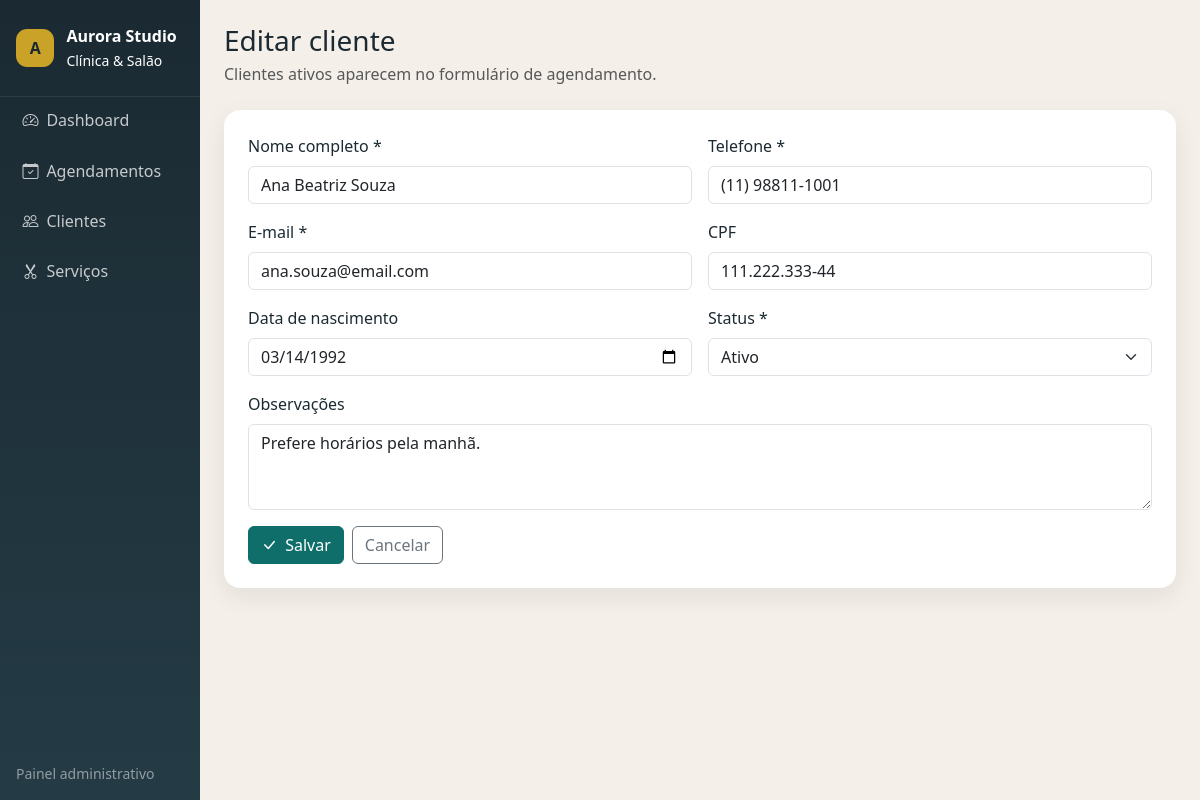
The app's page /cliente-form.php?id=1 with its own data.
### tables this page shows
CREATE TABLE clientes (
    id               INT UNSIGNED AUTO_INCREMENT PRIMARY KEY,
    nome             VARCHAR(120) NOT NULL,
    telefone         VARCHAR(20)  NOT NULL,
    email            VARCHAR(120) NOT NULL,
    cpf              VARCHAR(14)  NULL,
    data_nascimento  DATE         NULL,
    status           ENUM('ativo', 'inativo') NOT NULL DEFAULT 'ativo',
    observacoes      TEXT         NULL,
    criado_em        TIMESTAMP    NOT NULL DEFAULT CURRENT_TIMESTAMP,
    UNIQUE KEY uk_clientes_email (email),
    UNIQUE KEY uk_clientes_cpf (cpf)
);

### includes/helpers.php (called while the page is built, shortened)
<?php
function e(?string $value): string
{
    return htmlspecialchars((string) $value, ENT_QUOTES, 'UTF-8');
}

### cliente-form.php (the view, shortened to what this page needs)
<?php
require_once __DIR__ . '/includes/conexao.php';
$id = filter_input(INPUT_GET, 'id', FILTER_VALIDATE_INT) ?: 0;
$registro = [
    'nome' => '',
    'telefone' => '',
    'email' => '',
    'cpf' => '',
    'data_nascimento' => '',
    'status' => 'ativo',
    'observacoes' => '',
];
if ($id > 0) {
    $stmt = $pdo->prepare('SELECT * FROM clientes WHERE id = :id');
    $stmt->execute([':id' => $id]);
    $encontrado = $stmt->fetch();
    $registro = $encontrado;
}
$tituloPagina = $id > 0 ? 'Editar cliente' : 'Novo cliente';
require_once __DIR__ . '/includes/header.php';
?>
<div class="mb-4">
    <h1 class="h3 mb-1"><?= e($tituloPagina) ?></h1>
    <p class="text-muted mb-0">Clientes ativos aparecem no formulário de agendamento.</p>
</div>
<div class="panel p-3 p-md-4">
    <form class="row g-3 needs-validation" method="post" novalidate>
        <div class="col-md-6">
            <label class="form-label" for="nome">Nome completo *</label>
            <input class="form-control" id="nome" name="nome" value="<?= e((string) $registro['nome']) ?>" required>
        </div>
        <div class="col-md-6">
            <label class="form-label" for="telefone">Telefone *</label>
            <input class="form-control" id="telefone" name="telefone" value="<?= e((string) $registro['telefone']) ?>" required>
        </div>
        <div class="col-md-6">
            <label class="form-label" for="email">E-mail *</label>
            <input class="form-control" type="email" id="email" name="email" value="<?= e((string) $registro['email']) ?>" required>
        </div>
        <div class="col-md-6">
            <label class="form-label" for="cpf">CPF</label>
            <input class="form-control" id="cpf" name="cpf" value="<?= e((string) $registro['cpf']) ?>">
        </div>
        <div class="col-md-6">
            <label class="form-label" for="data_nascimento">Data de nascimento</label>
            <input class="form-control" type="date" id="data_nascimento" name="data_nascimento" value="<?= e((string) $registro['data_nascimento']) ?>">
        </div>
        <div class="col-md-6">
            <label class="form-label" for="status">Status *</label>
            <select class="form-select" id="status" name="status" required>
                <option value="ativo" <?= $registro['status'] === 'ativo' ? 'selected' : '' ?>>Ativo</option>
            </select>
        </div>
        <div class="col-12">
            <label class="form-label" for="observacoes">Observações</label>
            <textarea class="form-control" id="observacoes" name="observacoes" rows="3"><?= e((string) $registro['observacoes']) ?></textarea>
        </div>
        <div class="col-12 d-flex gap-2">
            <button class="btn btn-aurora" type="submit"><i class="bi bi-check-lg me-1"></i> Salvar</button>
            <a class="btn btn-outline-secondary" href="clientes.php">Cancelar</a>
        </div>
    </form>
</div>
<?php require_once __DIR__ . '/includes/footer.php'; ?>

### assets/css/app.css (style rules this page uses)
:root { --aurora-ink: #1b2a32; --aurora-teal: #0f6e6a; --aurora-teal-dark: #0b524f; --aurora-sand: #f4efe8; --aurora-gold: #c9a227; }
body { background: var(--aurora-sand); color: var(--aurora-ink); font-family: "Segoe UI", system-ui, -apple-system, sans-serif; }
.panel { background: #fff; border-radius: 1rem; box-shadow: 0 8px 24px rgba(27, 42, 50, 0.08); }
.btn-aurora { background: var(--aurora-teal); border-color: var(--aurora-teal); color: #fff; }

### records on screen
clientes: nome "Ana Beatriz Souza", telefone "(11) 98811-1001", email "ana.souza@email.com", cpf "111.222.333-44", data_nascimento "03/14/1992", status "Ativo", observacoes "Prefere horários pela manhã."

### other values on screen
$label "Dashboard"
$label "Agendamentos"
$label "Clientes"
$label "Serviços"
$tituloPagina "Editar cliente"
